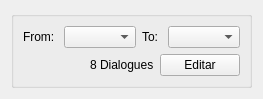
<?xml version="1.0" encoding="UTF-8"?>
<ui version="4.0">
 <class>DialoguePreview</class>
 <widget class="QWidget" name="DialoguePreview">
  <property name="geometry">
   <rect>
    <x>0</x>
    <y>0</y>
    <width>248</width>
    <height>93</height>
   </rect>
  </property>
  <property name="windowTitle">
   <string>Form</string>
  </property>
  <layout class="QGridLayout" name="gridLayout_2">
   <item row="0" column="0">
    <widget class="QGroupBox" name="groupBox">
     <property name="title">
      <string/>
     </property>
     <property name="flat">
      <bool>true</bool>
     </property>
     <layout class="QGridLayout" name="gridLayout">
      <item row="1" column="0">
       <layout class="QGridLayout" name="gridLayout_3">
        <property name="sizeConstraint">
         <enum>QLayout::SetMinimumSize</enum>
        </property>
        <item row="0" column="2">
         <widget class="QPushButton" name="btnEdit">
          <property name="text">
           <string>Editar</string>
          </property>
         </widget>
        </item>
        <item row="0" column="1">
         <widget class="QLabel" name="lblDialogueCount">
          <property name="text">
           <string>8 Dialogues</string>
          </property>
         </widget>
        </item>
        <item row="0" column="0">
         <spacer name="horizontalSpacer">
          <property name="orientation">
           <enum>Qt::Horizontal</enum>
          </property>
          <property name="sizeHint" stdset="0">
           <size>
            <width>40</width>
            <height>20</height>
           </size>
          </property>
         </spacer>
        </item>
       </layout>
      </item>
      <item row="0" column="0">
       <layout class="QFormLayout" name="formLayout">
        <item row="0" column="1">
         <widget class="QComboBox" name="cboTo"/>
        </item>
        <item row="0" column="0">
         <layout class="QHBoxLayout" name="horizontalLayout">
          <item>
           <widget class="QLabel" name="label">
            <property name="text">
             <string>From: </string>
            </property>
           </widget>
          </item>
          <item>
           <widget class="QComboBox" name="cboFrom"/>
          </item>
          <item>
           <widget class="QLabel" name="label_2">
            <property name="text">
             <string>To: </string>
            </property>
           </widget>
          </item>
         </layout>
        </item>
       </layout>
      </item>
     </layout>
    </widget>
   </item>
  </layout>
 </widget>
 <resources/>
 <connections/>
</ui>
